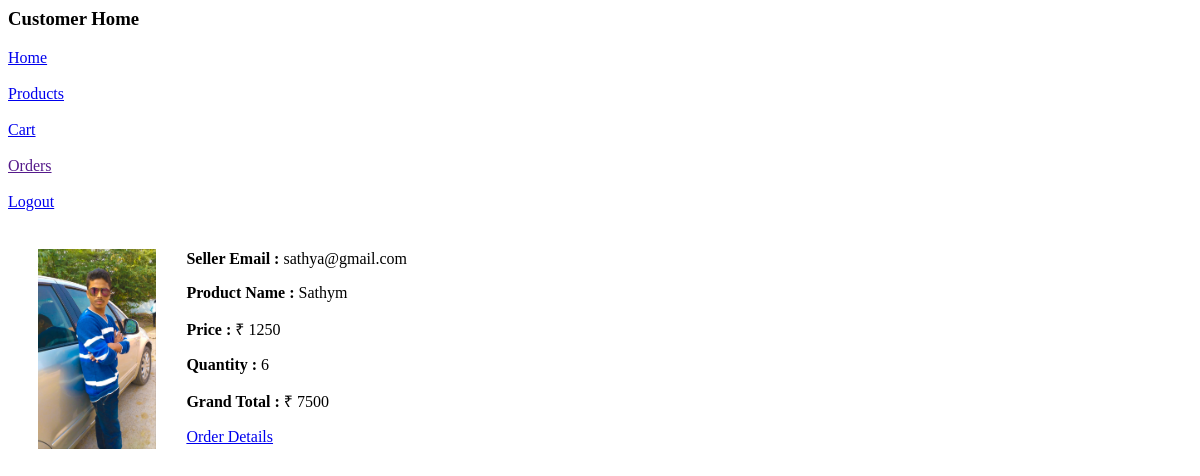
Page /cord (signed in) on the committed database.
### Customer/models.py (models this page shows)
class Orders(models.Model):
    Customer_Email = models.EmailField()
    Seller_Email = models.EmailField()
    Pro_Id = models.IntegerField(default=0)
    Order_Id = models.CharField(max_length=50,default="ABC",unique=True)
    Name = models.CharField(max_length=20)
    Price = models.IntegerField()
    Quantity = models.IntegerField()
    Weight = models.IntegerField()
    Weight1 = models.CharField(max_length=10,default=0)
    Sub_Total = models.IntegerField()
    Payment_Mode = models.CharField(default=0,max_length=100)
    Order_Status = models.CharField(max_length=100)
    Order_Date = models.DateTimeField(auto_now=True,auto_now_add=False)
    Status_Date = models.DateTimeField(auto_now=True,auto_now_add=False)
    OImage = models.ImageField(upload_to='orders')

### Customer/views.py (the view)
# urls.py: path('cord',views.Corders,name='cord'),
def Corders(request):
    Customer_Email = request.session['user']
    print(Customer_Email)
    res = Cart.objects.filter(Customer_Email=Customer_Email)
    for x in res:
        Customer_Email = x.Customer_Email
        Seller_Email = x.Seller_Email
        Pro_Id = x.Pro_Id
        Name = x.Name
        Price = x.Price
        Weight = x.Weight
        Weight1 = x.Weight1
        Quantity = x.Quantity
        Sub_Total = x.Sub_Total
        OImage = x.CImage
        print(Customer_Email)
        print(Seller_Email)
        print(Pro_Id)
        print(Name)
        print(Price)
        print(Weight)
        print(Weight1)
        print(Quantity)
        print(Sub_Total)
        print(OImage)
    res = Orders.objects.filter(Customer_Email=Customer_Email)
    return render(request,'Corders.html',{'ord':res})

### Templates/Corders.html (shortened to what this page needs)
{% load static %}
<html>
    <head>
    </head>
    <body>
        <h3>Customer Home</h3>
        <a href="chome">Home</a><br><br>
        <a href="prod">Products</a><br><br>
        <a href="cart">Cart</a><br><br>
        <a href="">Orders</a><br><br>
        <a href="clogout">Logout</a><br><br>
        {% for item in ord %}
        <div class="Farmer_Order1">
            <div class="Farmer_Order2">
                <a href="details?Id={{item.id}}">
                    <img width="100" height="100" src="{{item.OImage.url}}">
                </a>
            </div>
            <div class="Farmer_Order3">
                <p><b>Seller Email : </b>{{item.Seller_Email}}</p>
                <p><b>Product Name : </b>{{item.Name}}</p>
                <p><b>Price : </b>&#8377 {{item.Price}}</p>
                <p><b>Quantity : </b>{{item.Quantity}}</p>
                <p><b>Grand Total : </b>&#8377 {{item.Sub_Total}}</p>
                <a href="details?Id={{item.id}}">
                    Order Details
                </a>
            </div>
        </div>
        {% endfor %}
    </body>
</html>

### Templates/Corders.html (style rules this page uses)
.Farmer_Order1 { float: left;width: 100%;height: 250px; }
.Farmer_Order2 { float: left;width: 10%;height: 200px;margin-left: 30px; }
.Farmer_Order2 img { float: left;width: 100%;height: 200px;margin-top: 20px; }
.Farmer_Order3 { float: left;width: 25%;height: 100px;margin-left: 30px;margin-top: 5px; }

### rows in the picture
Orders: OImage (picture), Seller_Email "sathya@gmail.com", Name "Sathym", Price "1250", Quantity "6", Sub_Total "7500"
